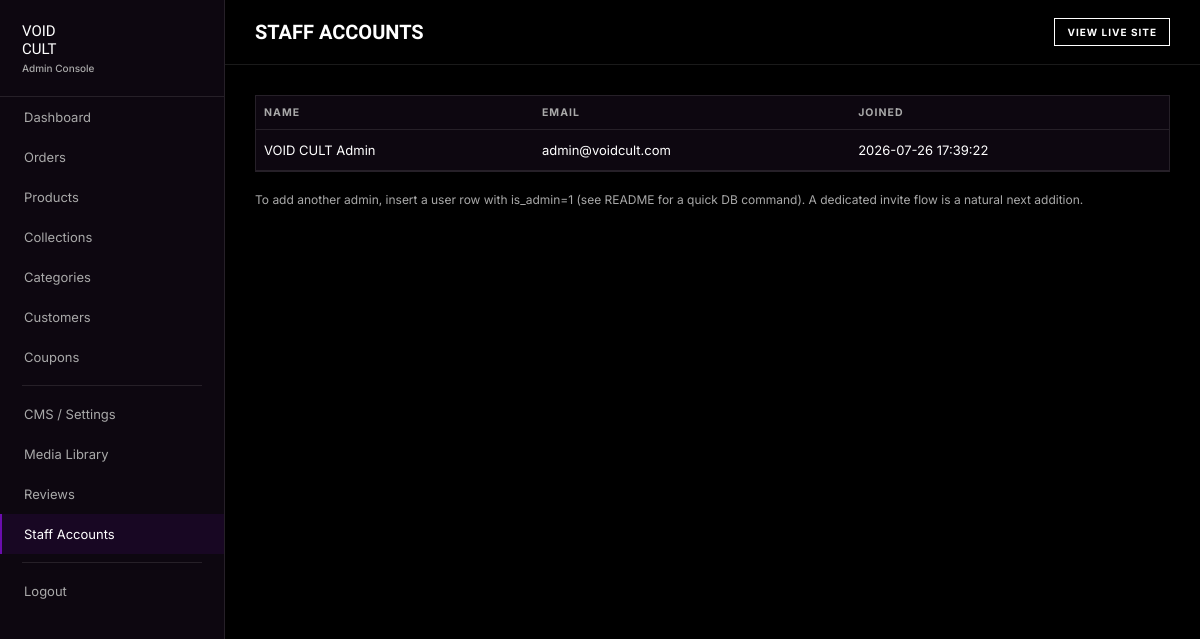
Screenshot of /admin/staff (signed in) with the database file from the repository.
### tables this page shows
CREATE TABLE users (
    id INTEGER PRIMARY KEY AUTOINCREMENT,
    name TEXT NOT NULL,
    email TEXT NOT NULL UNIQUE,
    password_hash TEXT NOT NULL,
    is_admin INTEGER NOT NULL DEFAULT 0,
    email_verified INTEGER NOT NULL DEFAULT 0,
    verify_token TEXT,
    created_at TEXT DEFAULT CURRENT_TIMESTAMP
);

### admin/routes.py (the view)
@bp.route('/staff')
@admin_required
def staff():
    db = get_db()
    rows = db.execute("SELECT * FROM users WHERE is_admin=1").fetchall()
    return render_template('admin/staff.html', staff=rows)

### database.py (called while the page is built)
def get_db():
    if 'db' not in g:
        g.db = sqlite3.connect(current_app.config['DATABASE_PATH'])
        g.db.row_factory = sqlite3.Row
        g.db.execute('PRAGMA foreign_keys = ON')
    return g.db

### utils/security.py (called while the page is built)
def generate_csrf_token():
    if 'csrf_token' not in session:
        session['csrf_token'] = secrets.token_hex(32)
    return session['csrf_token']

def current_user():
    uid = session.get('user_id')
    if not uid:
        return None
    db = get_db()
    return db.execute("SELECT * FROM users WHERE id=?", (uid,)).fetchone()

def admin_required(view):
    @wraps(view)
    def wrapped(*args, **kwargs):
        if not session.get('user_id') or not session.get('is_admin'):
            return redirect(url_for('admin.login'))
        return view(*args, **kwargs)
    return wrapped

### templates/admin/staff.html
{% extends "admin/base.html" %}{% set active='staff' %}{% block page_title %}Staff Accounts{% endblock %}
{% block content %}
<div class="panel" style="padding:0;">
  <table><thead><tr><th>Name</th><th>Email</th><th>Joined</th></tr></thead><tbody>
    {% for s in staff %}<tr><td>{{ s['name'] }}</td><td>{{ s['email'] }}</td><td>{{ s['created_at'] }}</td></tr>{% endfor %}
  </tbody></table>
</div>
<p style="font-size:12px;color:var(--gray);margin-top:16px;">To add another admin, insert a user row with is_admin=1 (see README for a quick DB command). A dedicated invite flow is a natural next addition.</p>
{% endblock %}

### static/css/admin.css (style rules this page uses)
:root { --black:#000; --panel:#0d0710; --panel-2:#140a1a; --white:#fff; --gray:#a9a9a9; --purple-glow:#6A0DAD; --purple-dark:#1A0826; --line:rgba(255,255,255,.1); --line-strong:rgba(255,255,255,.2); --ease:cubic-bezier(.16,.9,.2,1); }
* { margin:0;padding:0;box-sizing:border-box; }
body { background:#000; color:#fff; font-family:'Inter',system-ui,sans-serif; font-size:14px; }
table { width:100%; border-collapse:collapse; }
th { text-align:left; font-size:10.5px; letter-spacing:.1em; text-transform:uppercase; color:var(--gray); padding:10px 8px; border-bottom:1px solid var(--line); }
td { padding:12px 8px; border-bottom:1px solid var(--line); font-size:13px; }
.panel { background:var(--panel); border:1px solid var(--line); padding:22px; margin-bottom:20px; }

### rows the page displays
users: name "VOID CULT Admin", email "admin@voidcult.com", created_at "2026-07-26 17:39:22"
